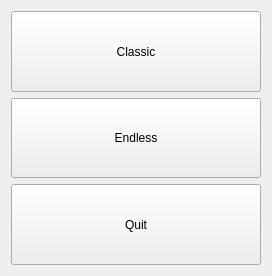
<?xml version="1.0" encoding="UTF-8"?>
<ui version="4.0">
 <class>Menu</class>
 <widget class="QWidget" name="Menu">
  <property name="geometry">
   <rect>
    <x>0</x>
    <y>0</y>
    <width>272</width>
    <height>276</height>
   </rect>
  </property>
  <property name="windowTitle">
   <string>Form</string>
  </property>
  <layout class="QVBoxLayout" name="verticalLayout">
   <item>
    <widget class="QPushButton" name="classicBtn">
     <property name="sizePolicy">
      <sizepolicy hsizetype="Minimum" vsizetype="Minimum">
       <horstretch>0</horstretch>
       <verstretch>0</verstretch>
      </sizepolicy>
     </property>
     <property name="text">
      <string>Classic</string>
     </property>
    </widget>
   </item>
   <item>
    <widget class="QPushButton" name="endlessBtn">
     <property name="sizePolicy">
      <sizepolicy hsizetype="Minimum" vsizetype="Minimum">
       <horstretch>0</horstretch>
       <verstretch>0</verstretch>
      </sizepolicy>
     </property>
     <property name="text">
      <string>Endless</string>
     </property>
    </widget>
   </item>
   <item>
    <widget class="QPushButton" name="quitBtn">
     <property name="sizePolicy">
      <sizepolicy hsizetype="Minimum" vsizetype="Minimum">
       <horstretch>0</horstretch>
       <verstretch>0</verstretch>
      </sizepolicy>
     </property>
     <property name="text">
      <string>Quit</string>
     </property>
    </widget>
   </item>
  </layout>
 </widget>
 <resources/>
 <connections/>
</ui>
